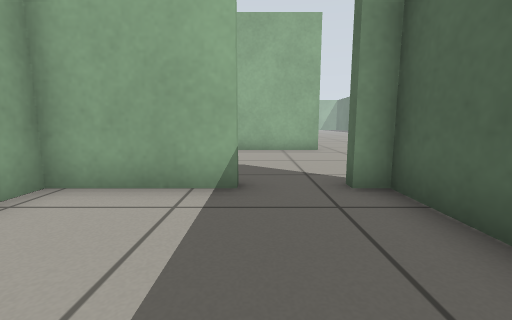
view 1 (above)

18 first-person views from a walk through a robot-simulator world made for Gazebo. The camera is 0.5 m above the floor, tilts 8° down and sees 90° across. The floor is counted in squares, 0.5 m on a side. Each view is taken from the middle of a square. On the plan, view 1 faces up. The plan holds only what a view shows up to about 11 squares ahead; the rest is blank. The place goes on beyond the plan.

view 2
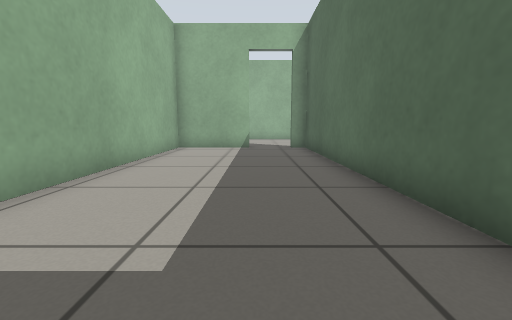

view 3
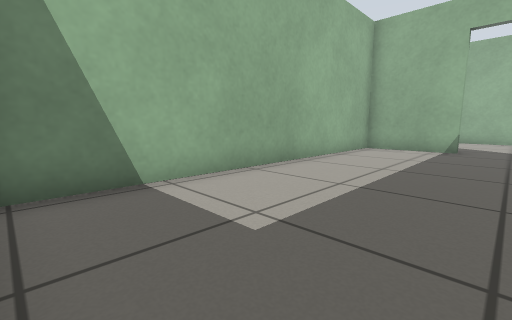

view 4
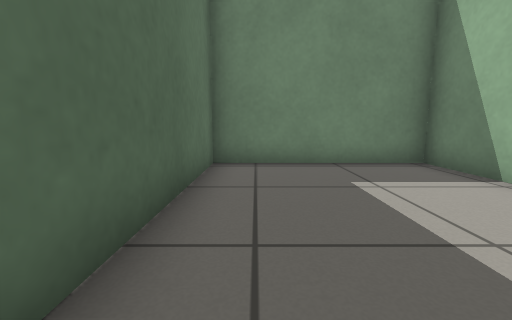

view 5
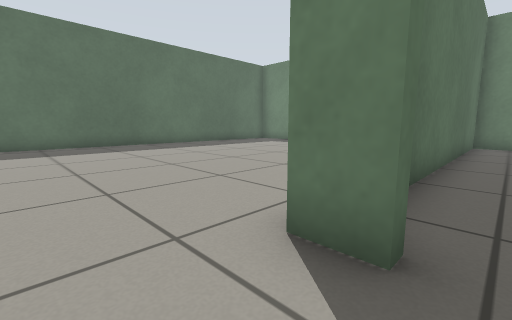

view 6
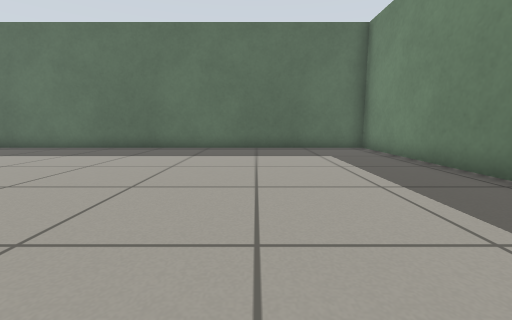

view 7
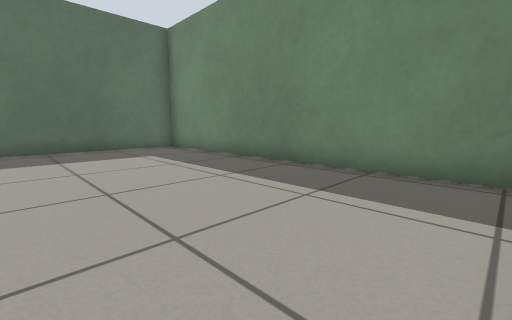

view 8
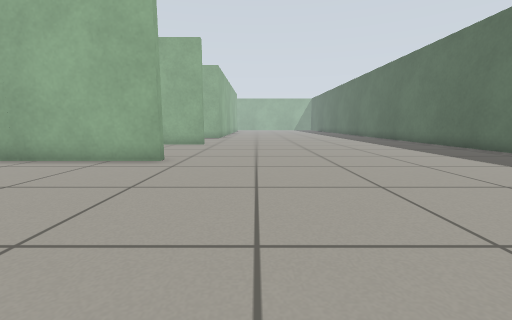

view 9
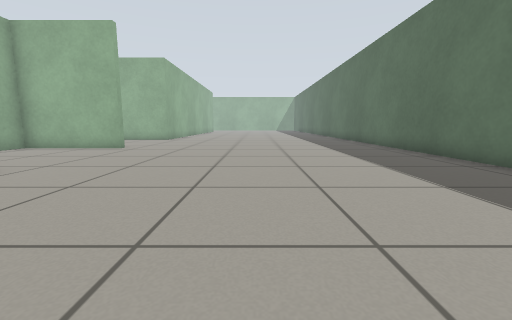

view 10
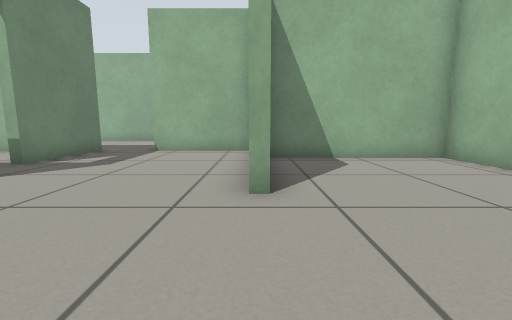

view 11
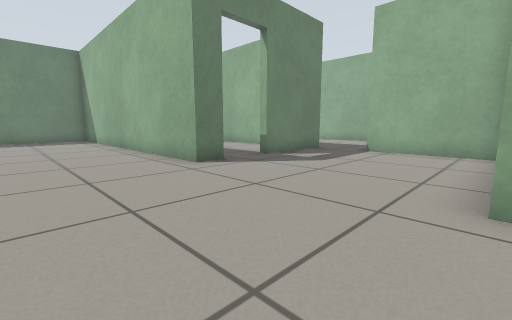

view 12
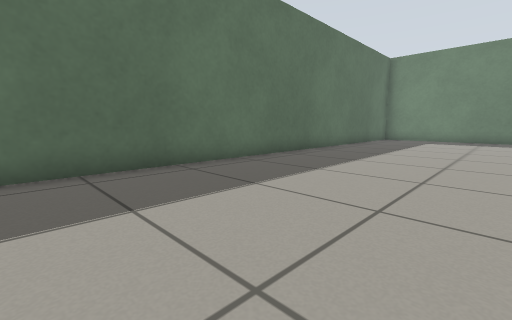

view 13
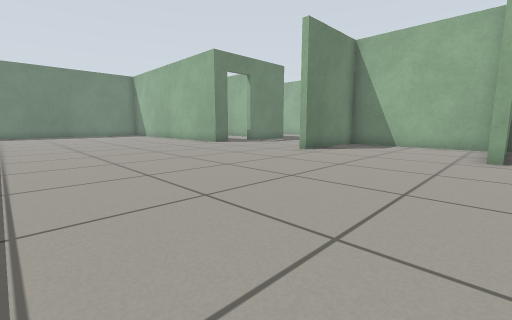

view 14
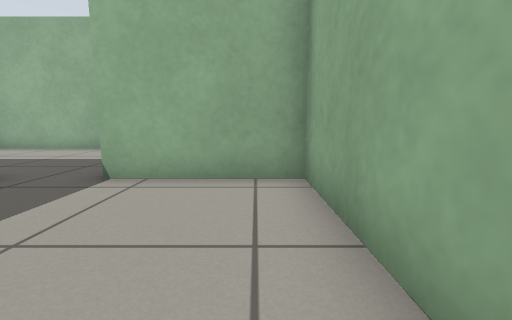

view 15
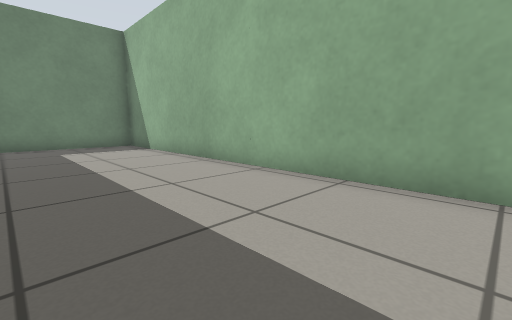

view 16
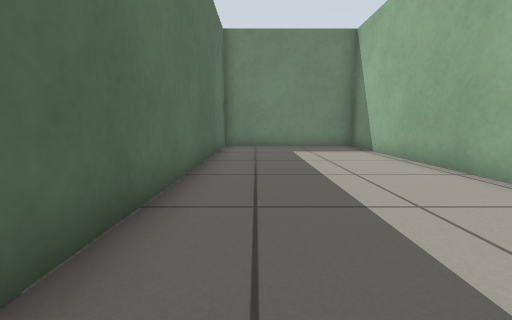

view 17
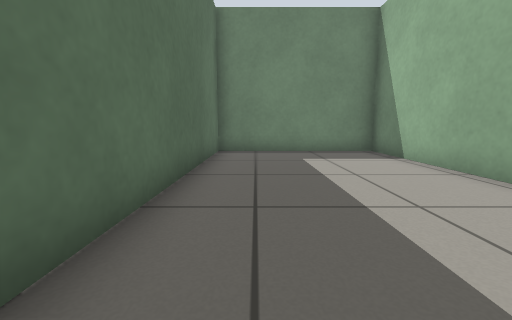

view 18
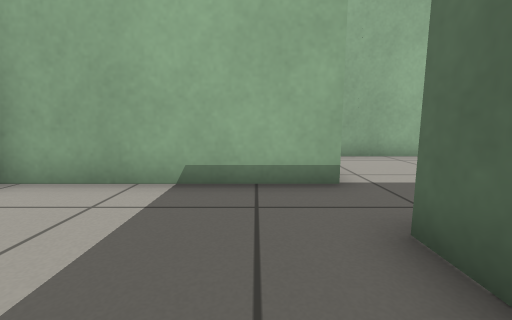

### Floor plan
Points are (right, up) in squares from view 1. A wall is a line through its corners. A room is listed if a view was taken in it or the views show most of it. See-through windows are left out.
Room 1 (views 1, 2, 3, 4)
walls: (-0.3, 3.9) (-3.3, 3.9) (-3.3, -7.5) (2.1, -7.5) (2.1, 3.9)
ways out: open door at (0.5, 4) to room 2
Room 2 (views 5, 6, 7, 8, 9, 10, 11, 12, 13, 14)
walls: (1.4, 4.2) (2.4, 4.2) (2.4, -2.6); (2.5, 9.9) (-3.6, 9.9) (-3.6, 6.2) (-4.6, 6.2); (0.5, 10.2) (2.5, 10.2); (-3.6, 4.2) (-0.3, 4.2); (2.4, 15.9) (2.4, 15.6) (-1.6, 15.6) (-1.6, 10.4); (2.9, -7.5) (13.8, -7.5) (13.8, 16.5)
ways out: open door at (0.5, 4) to room 1; opening at (-4, 5) to room 3
Room 3 (views 15, 16, 17, 18)
walls: (-9.3, 5.1) (-9.3, -7.5) (-3.6, -7.5) (-3.6, 4.2); (-4.6, 6.2) (-9.4, 6.2)
ways out: opening at (-4, 5) to room 2

Positions as (right, up) in squares from view 1, and headings:
1: (0, 0), facing up
2: (0, -7), facing up
3: (1, -7), facing up-left
4: (1, -1), facing down
5: (1, 6), facing down-right
6: (3, -3), facing right
7: (3, -2), facing down-right
8: (5, 3), facing up
9: (8, 5), facing up
10: (6, 10), facing left
11: (6, 10), facing down-left
12: (8, 10), facing down-right
13: (11, 16), facing down-left
14: (1, 9), facing left
15: (-5, 5), facing down-left
16: (-5, 4), facing down
17: (-5, 2), facing down
18: (-5, 2), facing up
